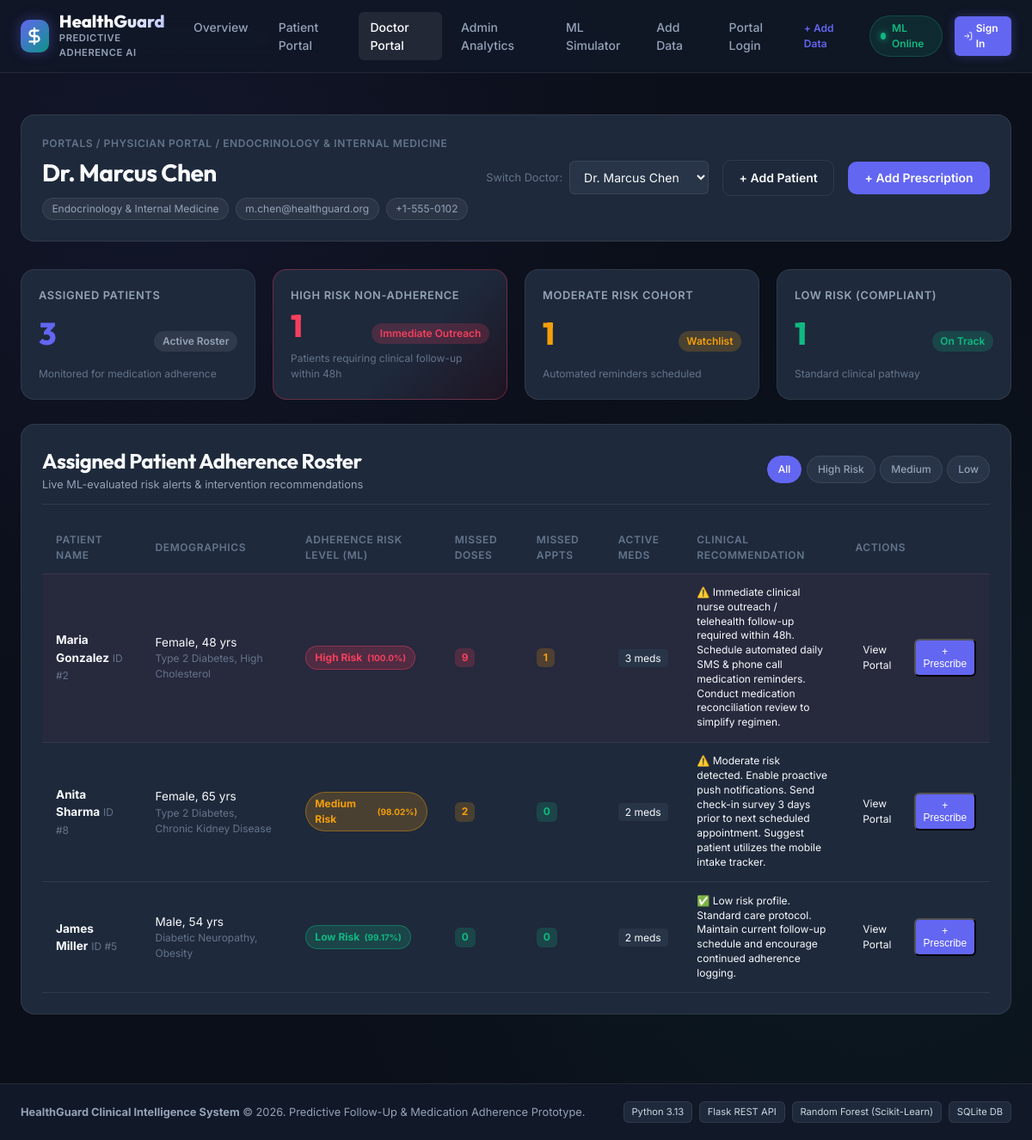
The page /doctor/2 on the database its author committed.
### tables this page shows
CREATE TABLE doctors (
    id INTEGER PRIMARY KEY AUTOINCREMENT,
    name TEXT NOT NULL,
    specialty TEXT NOT NULL,
    email TEXT UNIQUE NOT NULL,
    phone TEXT,
    created_at TIMESTAMP DEFAULT CURRENT_TIMESTAMP
);

CREATE TABLE risk_assessments (
    id INTEGER PRIMARY KEY AUTOINCREMENT,
    patient_id INTEGER NOT NULL,
    risk_level TEXT NOT NULL CHECK(risk_level IN ('Low', 'Medium', 'High')),
    risk_score REAL NOT NULL,
    features_json TEXT NOT NULL,
    recommendations TEXT,
    evaluated_at TIMESTAMP DEFAULT CURRENT_TIMESTAMP,
    FOREIGN KEY (patient_id) REFERENCES patients(id) ON DELETE CASCADE
);

CREATE TABLE patients (
    id INTEGER PRIMARY KEY AUTOINCREMENT,
    doctor_id INTEGER,
    name TEXT NOT NULL,
    age INTEGER NOT NULL CHECK(age >= 0 AND age <= 125),
    gender TEXT CHECK(gender IN ('Male', 'Female', 'Other')),
    phone TEXT,
    email TEXT UNIQUE,
    chronic_conditions TEXT,
    created_at TIMESTAMP DEFAULT CURRENT_TIMESTAMP,
    FOREIGN KEY (doctor_id) REFERENCES doctors(id) ON DELETE SET NULL
);

### app/routes_portal.py (the view)
@portal_bp.route("/doctor/<int:doctor_id>")
def doctor_portal(doctor_id: int):
    doctor = query_db("SELECT * FROM doctors WHERE id = ?;", (doctor_id,), one=True)
    if not doctor:
        return render_template("404.html", message=f"Doctor #{doctor_id} not found"), 404
    all_doctors = query_db("SELECT id, name, specialty FROM doctors ORDER BY id ASC;")
    risk_filter = request.args.get("risk", "All")
    query = """
        SELECT
            p.id, p.name, p.age, p.gender, p.phone, p.email, p.chronic_conditions,
            r.risk_level, r.risk_score, r.recommendations, r.evaluated_at,
            (SELECT COUNT(*) FROM prescriptions rx WHERE rx.patient_id = p.id AND rx.status = 'Active') as active_meds_count,
            (SELECT COUNT(*) FROM adherence_logs al WHERE al.patient_id = p.id AND al.status = 'Missed') as total_missed_doses,
            (SELECT COUNT(*) FROM follow_up_schedules fs WHERE fs.patient_id = p.id AND fs.status = 'Missed') as total_missed_appts
        FROM patients p
        LEFT JOIN risk_assessments r ON r.id = (
            SELECT id FROM risk_assessments ra WHERE ra.patient_id = p.id ORDER BY evaluated_at DESC, id DESC LIMIT 1
        )
        WHERE p.doctor_id = ?
    """
    params = [doctor_id]
    if risk_filter in ["Low", "Medium", "High"]:
        query += " AND r.risk_level = ?"
        params.append(risk_filter)
    query += " ORDER BY CASE r.risk_level WHEN 'High' THEN 1 WHEN 'Medium' THEN 2 ELSE 3 END, p.name ASC;"
    assigned_patients = query_db(query, tuple(params))
    counts = query_db(
        """SELECT
               COUNT(p.id) as total_patients,
               SUM(CASE WHEN r.risk_level = 'High' THEN 1 ELSE 0 END) as high_risk,
               SUM(CASE WHEN r.risk_level = 'Medium' THEN 1 ELSE 0 END) as med_risk,
               SUM(CASE WHEN r.risk_level = 'Low' THEN 1 ELSE 0 END) as low_risk
           FROM patients p
           LEFT JOIN risk_assessments r ON r.id = (
               SELECT id FROM risk_assessments ra WHERE ra.patient_id = p.id ORDER BY evaluated_at DESC, id DESC LIMIT 1
           )
           WHERE p.doctor_id = ?;""",
        (doctor_id,),
        one=True,
    )
    return render_template(
        "doctor.html",
        doctor=doctor,
        all_doctors=all_doctors,
        patients=assigned_patients,
        stats=counts,
        current_filter=risk_filter,
    )

### app/routes_portal.py (called while the page is built, shortened)
@portal_bp.app_context_processor
def inject_current_user():
    return {"current_user": None}

### database/db.py (called while the page is built)
def get_db_connection(db_path: Optional[str] = None) -> sqlite3.Connection:
    path = db_path or os.environ.get("HEALTHGUARD_DB_PATH", DEFAULT_DB_PATH)
    conn = sqlite3.connect(path, timeout=10)
    conn.row_factory = sqlite3.Row
    conn.execute("PRAGMA foreign_keys = ON;")
    return conn

def query_db(
    query: str,
    args: tuple = (),
    one: bool = False,
    db_path: Optional[str] = None,
) -> Any:
    conn = get_db_connection(db_path)
    try:
        cur = conn.cursor()
        cur.execute(query, args)
        rv = cur.fetchall()
        if one:
            return dict(rv[0]) if rv else None
        return [dict(row) for row in rv]
    finally:
        conn.close()

### app/templates/doctor.html (shortened to what this page needs)
{% extends "base.html" %}
{% block content %}
<div class="portal-header-bar">
    <div>
        <div class="breadcrumb">Portals / Physician Portal / {{ doctor.specialty }}</div>
        <h1 class="page-title">{{ doctor.name }}</h1>
        <div class="patient-tags">
            <span class="tag-pill">{{ doctor.specialty }}</span>
            <span class="tag-pill">{{ doctor.email }}</span>
            <span class="tag-pill">{{ doctor.phone }}</span>
        </div>
    </div>
    <div class="header-actions-group">
        <div class="quick-switcher">
            <label for="switchDoc">Switch Doctor:</label>
            <select id="switchDoc" class="form-select" onchange="window.location.href='/doctor/' + this.value;">
                {% for d in all_doctors %}
                    <option value="{{ d.id }}" {% if d.id == doctor.id %}selected{% endif %}>
                        {{ d.name }}
                    </option>
                {% endfor %}
            </select>
        </div>
        <a href="{{ url_for('portal.add_data_portal', tab='patient') }}" class="btn btn-outline">
            + Add Patient
        </a>
        <button class="btn btn-primary" onclick="openAddRxModal();">
            + Add Prescription
        </button>
    </div>
</div>
<div class="dashboard-stats-grid">
    <div class="stat-card">
        <div class="stat-title">Assigned Patients</div>
        <div class="stat-main">
            <div class="stat-num text-indigo">{{ stats.total_patients or 0 }}</div>
            <div class="stat-badge badge-neutral">Active Roster</div>
        </div>
        <div class="stat-subtext">Monitored for medication adherence</div>
    </div>
    <div class="stat-card stat-alert-high">
        <div class="stat-title">High Risk Non-Adherence</div>
        <div class="stat-main">
            <div class="stat-num text-rose">{{ stats.high_risk or 0 }}</div>
            <div class="stat-badge badge-danger">Immediate Outreach</div>
        </div>
        <div class="stat-subtext">Patients requiring clinical follow-up within 48h</div>
    </div>
    <div class="stat-card">
        <div class="stat-title">Moderate Risk Cohort</div>
        <div class="stat-main">
            <div class="stat-num text-amber">{{ stats.med_risk or 0 }}</div>
            <div class="stat-badge badge-warning">Watchlist</div>
        </div>
        <div class="stat-subtext">Automated reminders scheduled</div>
    </div>
    <div class="stat-card">
        <div class="stat-title">Low Risk (Compliant)</div>
        <div class="stat-main">
            <div class="stat-num text-emerald">{{ stats.low_risk or 0 }}</div>
            <div class="stat-badge badge-success">On Track</div>
        </div>
        <div class="stat-subtext">Standard clinical pathway</div>
    </div>
</div>
<div class="panel-card mt-4">
    <div class="panel-header flex-between">
        <div>
            <h2>Assigned Patient Adherence Roster</h2>
            <p class="panel-subtitle">Live ML-evaluated risk alerts &amp; intervention recommendations</p>
        </div>
        <div class="filter-pills">
            <a href="/doctor/{{ doctor.id }}?risk=All" class="filter-pill {% if current_filter == 'All' %}active{% endif %}">All</a>
            <a href="/doctor/{{ doctor.id }}?risk=High" class="filter-pill pill-danger {% if current_filter == 'High' %}active{% endif %}">High Risk</a>
            <a href="/doctor/{{ doctor.id }}?risk=Medium" class="filter-pill pill-warning {% if current_filter == 'Medium' %}active{% endif %}">Medium</a>
            <a href="/doctor/{{ doctor.id }}?risk=Low" class="filter-pill pill-success {% if current_filter == 'Low' %}active{% endif %}">Low</a>
        </div>
    </div>
    {% if patients %}
        <div class="table-responsive">
            <table class="data-table">
                <thead>
                    <tr>
                        <th>Patient Name</th>
                        <th>Demographics</th>
                        <th>Adherence Risk Level (ML)</th>
                        <th>Missed Doses</th>
                        <th>Missed Appts</th>
                        <th>Active Meds</th>
                        <th>Clinical Recommendation</th>
                        <th>Actions</th>
                    </tr>
                </thead>
                <tbody>
                    {% for p in patients %}
                        <tr class="{% if p.risk_level == 'High' %}row-high-risk{% endif %}">
                            <td>
                                <div class="patient-name-cell">
                                    <strong>{{ p.name }}</strong>
                                    <span class="text-muted small">ID #{{ p.id }}</span>
                                </div>
                            </td>
                            <td>
                                <div>{{ p.gender }}, {{ p.age }} yrs</div>
                                <div class="text-muted small truncate-text" title="{{ p.chronic_conditions }}">{{ p.chronic_conditions }}</div>
                            </td>
                            <td>
                                <span class="badge-risk badge-risk-{{ p.risk_level|lower if p.risk_level else 'low' }}">
                                    {{ p.risk_level or 'Low' }} Risk
                                    {% if p.risk_score %}
                                        <small>({{ p.risk_score }}%)</small>
                                    {% endif %}
                                </span>
                            </td>
                            <td>
                                <span class="counter-badge {% if p.total_missed_doses > 3 %}counter-danger{% elif p.total_missed_doses > 0 %}counter-warning{% else %}counter-safe{% endif %}">
                                    {{ p.total_missed_doses or 0 }}
                                </span>
                            </td>
                            <td>
                                <span class="counter-badge {% if p.total_missed_appts > 1 %}counter-danger{% elif p.total_missed_appts > 0 %}counter-warning{% else %}counter-safe{% endif %}">
                                    {{ p.total_missed_appts or 0 }}
                                </span>
                            </td>
                            <td>
                                <span class="badge-neutral-sm">{{ p.active_meds_count or 0 }} meds</span>
                            </td>
                            <td class="rec-cell">
                                <span class="text-small" title="{{ p.recommendations }}">{{ p.recommendations or 'Standard monitoring protocol.' }}</span>
                            </td>
                            <td>
                                <div class="btn-group-actions">
                                    <a href="/patient/{{ p.id }}" class="btn-xs btn-outline" title="Open Patient Portal">
                                        View Portal
                                    </a>
                                    <button class="btn-xs btn-primary" onclick="openAddRxModalForPatient({{ p.id }}, '{{ p.name }}');" title="Prescribe Medication">
                                        + Prescribe
                                    </button>
                                </div>
                            </td>
                        </tr>
                    {% endfor %}
                </tbody>
            </table>
        </div>
    {% else %}
        <div class="empty-state">
            <p>No patients match the selected filter criteria.</p>
        </div>
    {% endif %}
</div>
{% endblock %}

### rows shown on the page
doctors: specialty "ENDOCRINOLOGY & INTERNAL MEDICINE", name "Dr. Marcus Chen", specialty "Endocrinology & Internal Medicine", email "m.chen@healthguard.org", phone "+1-555-0102"
risk_assessments: name "Maria Gonzalez", id "2", gender "Female", age "48", chronic_conditions "Type 2 Diabetes, High Cholesterol", risk_level "High", risk_score "100.0", total_missed_doses "9", total_missed_appts "1", active_meds_count "3", recommendations "⚠️ Immediate clinical nurse outreach / telehealth follow-up required within 48h. Schedule automated daily SMS & phone call medication reminders. Conduct medication reconciliation review to simplify regimen."
risk_assessments: name "Anita Sharma", id "8", gender "Female", age "65", chronic_conditions "Type 2 Diabetes, Chronic Kidney Disease", risk_level "Medium", risk_score "98.02", total_missed_doses "2", total_missed_appts "0", active_meds_count "2", recommendations "⚠️ Moderate risk detected. Enable proactive push notifications. Send check-in survey 3 days prior to next scheduled appointment. Suggest patient utilizes the mobile intake tracker."
risk_assessments: name "James Miller", id "5", gender "Male", age "54", chronic_conditions "Diabetic Neuropathy, Obesity", risk_level "Low", risk_score "99.17", total_missed_doses "0", total_missed_appts "0", active_meds_count "2", recommendations "✅ Low risk profile. Standard care protocol. Maintain current follow-up schedule and encourage continued adherence logging."

### other values the page prints
{{ stats.total_patients or 0 }} "3"
{{ stats.high_risk or 0 }} "1"
{{ stats.med_risk or 0 }} "1"
{{ stats.low_risk or 0 }} "1"
form field value "Dr. Marcus Chen"
